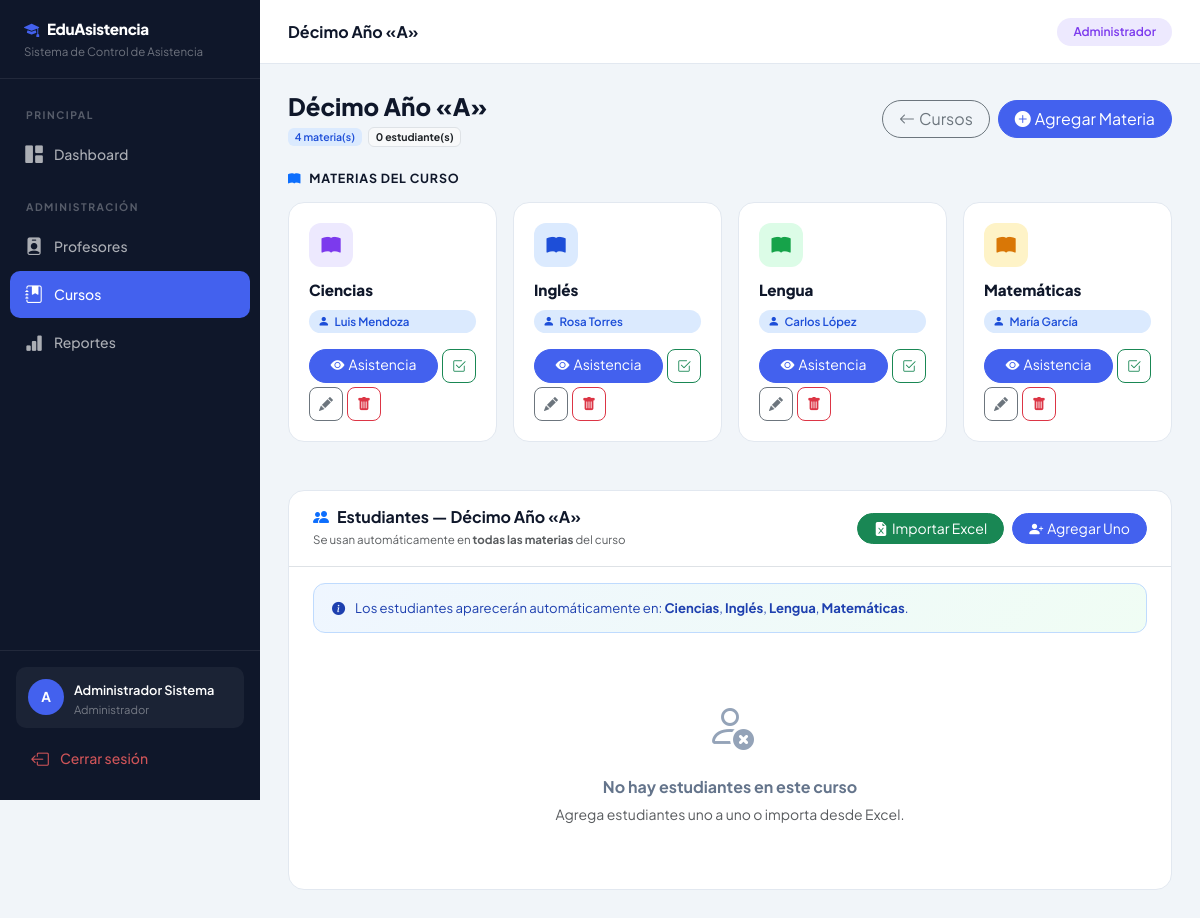
/cursos/1/ (signed in), run on the app's committed database.
### usuarios/models.py (models this page shows, shortened)
class Usuario(AbstractUser):
    ROLES = (
        ('admin', 'Administrador'),
        ('profesor', 'Profesor'),
    )
    rol = models.CharField(max_length=10, choices=ROLES, default='profesor')
    def es_admin(self):
        return self.rol == 'admin'

### cursos/models.py (models this page shows, shortened)
class Curso(models.Model):
    NIVELES = (
        ('10mo', 'Décimo Año'),
        ('1ro_bach', 'Primero de Bachillerato'),
        ('2do_bach', 'Segundo de Bachillerato'),
        ('3ro_bach', 'Tercero de Bachillerato'),
    )
    nivel    = models.CharField(max_length=20, choices=NIVELES, default='10mo')
    paralelo = models.CharField(max_length=5)   # A, B, C, D
    descripcion = models.TextField(blank=True)
    @property
    def nombre(self):
        return f"{self.get_nivel_display()} «{self.paralelo}»"
    def __str__(self):
        return self.nombre
    class Meta:
        verbose_name = 'Curso'
        verbose_name_plural = 'Cursos'
        ordering = ['nivel', 'paralelo']
        unique_together = ('nivel', 'paralelo')

class Materia(models.Model):
    nombre  = models.CharField(max_length=120)
    curso   = models.ForeignKey(Curso, on_delete=models.CASCADE, related_name='materias')
    profesor = models.ForeignKey(
        Usuario, on_delete=models.SET_NULL, null=True, blank=True,
        related_name='materias', limit_choices_to={'rol': 'profesor'}
    )
    class Meta:
        verbose_name = 'Materia'
        verbose_name_plural = 'Materias'
        ordering = ['nombre']
        unique_together = ('nombre', 'curso')

### cursos/views.py (the view)
# urls.py: path('cursos/<int:pk>/',                     views.detalle_curso,       name='detalle_curso'),
@login_required
def detalle_curso(request, pk):
    user = request.user
    curso = get_object_or_404(Curso, pk=pk)
    if user.es_admin():
        materias = curso.materias.select_related('profesor').all()
    else:
        materias = curso.materias.filter(profesor=user).select_related('profesor')
        if not materias.exists():
            messages.error(request, 'No tienes materias asignadas en este curso.')
            return redirect('lista_cursos')
    estudiantes = curso.estudiantes.all()
    import json
    materias_json = json.dumps([m.nombre for m in materias])
    return render(request, 'cursos/detalle_curso.html', {
        'curso':        curso,
        'materias':     materias,
        'estudiantes':  estudiantes,
        'materias_json': materias_json,
    })

### templates/cursos/detalle_curso.html (shortened to what this page needs)
{% extends 'base.html' %}
{% block page_title %}{{ curso }}{% endblock %}
{% block content %}
<div class="page-header">
    <div>
        <h4>{{ curso }}</h4>
        <p>
            <span class="badge badge-profesor me-1">{{ materias.count }} materia(s)</span>
            <span class="badge bg-light text-dark border">{{ estudiantes.count }} estudiante(s)</span>
        </p>
    </div>
    <div class="d-flex flex-wrap gap-2">
        <a href="{% url 'lista_cursos' %}" class="btn btn-outline-secondary rounded-pill px-3">
            <i class="bi bi-arrow-left me-1"></i>Cursos
        </a>
        {% if user.es_admin %}
        <a href="{% url 'crear_materia' curso.pk %}" class="btn btn-primary rounded-pill px-3">
            <i class="bi bi-plus-circle-fill me-1"></i>Agregar Materia
        </a>
        {% endif %}
    </div>
</div>
<h6 class="fw-bold mb-3" style="color:#0f172a;font-size:.78rem;text-transform:uppercase;letter-spacing:.8px">
    <i class="bi bi-book-fill me-2 text-primary"></i>Materias del Curso
</h6>
{% if materias %}
<div class="row g-3 mb-5">
    {% for mat in materias %}
    <div class="col-sm-6 col-lg-4 col-xl-3">
        <div class="materia-card">
            <div class="materia-icon mc-{% cycle '0' '1' '2' '3' '4' '5' '6' '7' %}">
                <i class="bi bi-book-fill"></i>
            </div>
            <div class="materia-nombre">{{ mat.nombre }}</div>
            {% if mat.profesor %}
            <span class="prof-chip"><i class="bi bi-person-fill"></i>{{ mat.profesor.get_full_name|default:mat.profesor.username }}</span>
            {% else %}
            <span class="prof-chip sin"><i class="bi bi-exclamation-triangle-fill"></i>Sin profesor</span>
            {% endif %}
            <div class="mt-auto pt-3 d-flex gap-1 flex-wrap">
                {% if user.es_admin or mat.profesor == user %}
                <a href="{% url 'detalle_materia' mat.pk %}" class="btn btn-primary btn-sm rounded-pill px-3 flex-fill">
                    <i class="bi bi-eye-fill me-1"></i>Asistencia
                </a>
                <a href="{% url 'tomar_asistencia' mat.pk %}" class="btn btn-outline-success btn-sm btn-icon" title="Tomar asistencia">
                    <i class="bi bi-check2-square"></i>
                </a>
                {% endif %}
                {% if user.es_admin %}
                <a href="{% url 'editar_materia' mat.pk %}" class="btn btn-outline-secondary btn-sm btn-icon" title="Editar"><i class="bi bi-pencil-fill"></i></a>
                <a href="{% url 'eliminar_materia' mat.pk %}" class="btn btn-outline-danger btn-sm btn-icon" title="Eliminar"><i class="bi bi-trash-fill"></i></a>
                {% endif %}
            </div>
        </div>
    </div>
    {% endfor %}
</div>
{% endif %}
{% if user.es_admin %}
<div class="table-card">
    <div class="d-flex align-items-center justify-content-between px-4 py-3 border-bottom flex-wrap gap-2">
        <div>
            <h6 class="fw-bold mb-0" style="color:#0f172a">
                <i class="bi bi-people-fill me-2 text-primary"></i>Estudiantes — {{ curso }}
            </h6>
            <small class="text-muted" style="font-size:.72rem">
                Se usan automáticamente en <strong>todas las materias</strong> del curso
            </small>
        </div>
        <div class="d-flex gap-2 flex-wrap">
            <button onclick="document.getElementById('modalExcel').style.display='flex'"
                    class="btn btn-success btn-sm rounded-pill px-3">
                <i class="bi bi-file-earmark-excel-fill me-1"></i>Importar Excel
            </button>
            <button onclick="toggleAgregar()" class="btn btn-primary btn-sm rounded-pill px-3" id="btnAgregar">
                <i class="bi bi-person-plus-fill me-1"></i>Agregar Uno
            </button>
        </div>
    </div>
    {% if materias.count > 0 %}
    <div class="px-4 pt-3">
        <div class="info-banner">
            <i class="bi bi-info-circle-fill"></i>
            <span>Los estudiantes aparecerán automáticamente en:
                {% for m in materias %}<strong>{{ m.nombre }}</strong>{% if not forloop.last %}, {% endif %}{% endfor %}.
            </span>
        </div>
    </div>
    {% endif %}
    <div class="px-4 pt-2">
    </div>
    {% if estudiantes %}
    <table class="table table-hover mt-2" id="tablaWrap">
        <thead>
            <tr><th>#</th><th>Estudiante</th><th>Cédula</th><th>Materias</th><th>Acciones</th></tr>
        </thead>
        <tbody id="tablaEstudiantes">
            {% for est in estudiantes %}
            <tr id="fila-{{ est.pk }}">
                <td class="text-muted">{{ forloop.counter }}</td>
                <td>
                    <div class="d-flex align-items-center gap-2">
                        <span class="est-avatar">{{ est.apellido|first|upper }}</span>
                        <strong style="font-size:.875rem">{{ est.apellido }}, {{ est.nombre }}</strong>
                    </div>
                </td>
                <td class="text-muted small">{{ est.cedula|default:"—" }}</td>
                <td>{% for m in materias %}<span class="badge badge-profesor me-1" style="font-size:.65rem">{{ m.nombre }}</span>{% empty %}<span class="text-muted small">—</span>{% endfor %}</td>
                <td>
                    <div class="d-flex gap-1">
                        <a href="{% url 'calendario_estudiante' est.pk %}" class="btn btn-sm btn-outline-success btn-icon" title="Calendario"><i class="bi bi-calendar3"></i></a>
                        <a href="{% url 'editar_estudiante' est.pk %}" class="btn btn-sm btn-outline-primary btn-icon" title="Editar"><i class="bi bi-pencil-fill"></i></a>
                        <a href="{% url 'eliminar_estudiante' est.pk %}" class="btn btn-sm btn-outline-danger btn-icon" title="Eliminar"><i class="bi bi-trash-fill"></i></a>
                    </div>
                </td>
            </tr>
            {% endfor %}
        </tbody>
    </table>
    {% else %}
    <div class="empty-state py-5" id="emptyState">
        <i class="bi bi-person-x"></i>
        <h6>No hay estudiantes en este curso</h6>
        <p class="small text-muted">Agrega estudiantes uno a uno o importa desde Excel.</p>
    </div>
    {% endif %}
</div>
{% endif %}
{% endblock %}

### templates/base.html (shortened to what this page needs)
<!DOCTYPE html>
<html lang="es">
<head>
    <link href="https://cdn.jsdelivr.net/npm/bootstrap@5.3.0/dist/css/bootstrap.min.css" rel="stylesheet">
    <link href="https://cdn.jsdelivr.net/npm/bootstrap-icons@1.11.0/font/bootstrap-icons.css" rel="stylesheet">
</head>
<body>
    <div class="sidebar" id="sidebar">
        <div class="sidebar-brand">
            <h5><i class="bi bi-mortarboard-fill me-2" style="color:var(--primary)"></i>EduAsistencia</h5>
            <small>Sistema de Control de Asistencia</small>
        </div>
        <div class="sidebar-nav mt-2">
            <div class="sidebar-section">Principal</div>
            <a href="{% url 'dashboard' %}" class="sidebar-link {% if request.resolver_match.url_name == 'dashboard' %}active{% endif %}">
                <i class="bi bi-grid-1x2-fill"></i> Dashboard
            </a>
            {% if user.es_admin %}
            <div class="sidebar-section">Administración</div>
            <a href="{% url 'lista_profesores' %}" class="sidebar-link {% if 'profesor' in request.resolver_match.url_name %}active{% endif %}">
                <i class="bi bi-person-badge-fill"></i> Profesores
            </a>
            <a href="{% url 'lista_cursos' %}" class="sidebar-link {% if 'curso' in request.resolver_match.url_name %}active{% endif %}">
                <i class="bi bi-journal-bookmark-fill"></i> Cursos
            </a>
            <a href="{% url 'reporte_asistencia' %}" class="sidebar-link {% if request.resolver_match.url_name == 'reporte_asistencia' %}active{% endif %}">
                <i class="bi bi-bar-chart-fill"></i> Reportes
            </a>
            {% else %}
            <div class="sidebar-section">Mis Cursos</div>
            <a href="{% url 'lista_cursos' %}" class="sidebar-link {% if 'curso' in request.resolver_match.url_name %}active{% endif %}">
                <i class="bi bi-journal-bookmark-fill"></i> Mis Cursos
            </a>
            {% endif %}
        </div>
        <div class="sidebar-footer">
            <div class="sidebar-user">
                <div class="user-avatar">{{ user.username|first|upper }}</div>
                <div class="user-info">
                    <span>{{ user.get_full_name|default:user.username }}</span>
                    <small>{{ user.get_rol_display }}</small>
                </div>
            </div>
            <a href="{% url 'logout' %}" class="sidebar-link mt-2" style="color:rgba(255,100,100,.8)">
                <i class="bi bi-box-arrow-left"></i> Cerrar sesión
            </a>
        </div>
    </div>
    <div class="main-content">
        <div class="topbar">
            <h6>{% block page_title %}{% endblock %}</h6>
            <div class="topbar-actions">
                <span class="badge badge-{{ user.rol }} px-3 py-2 rounded-pill">
                    {{ user.get_rol_display }}
                </span>
            </div>
        </div>
        <div class="page-content">
            {% block content %}{% endblock %}
        </div>
    </div>
</body>
</html>

### templates/base.html (style rules this page uses)
:root { --primary: #4361ee; --primary-dark: #3a56d4; --secondary: #7209b7; --success: #2ec4b6; --danger: #e63946; --warning: #ff9f1c; --sidebar-bg: #0f172a; --sidebar-width: 260px; --header-height: 64px; }
* { font-family: 'Plus Jakarta Sans', sans-serif; }
body { background: #f1f5f9; min-height: 100vh; }
.sidebar { position: fixed; top: 0; left: 0; width: var(--sidebar-width); height: 100vh; background: var(--sidebar-bg); display: flex; flex-direction: column; z-index: 1000; transition: transform .3s ease; overflow-y: auto; }
.sidebar-brand { padding: 20px 24px 16px; border-bottom: 1px solid rgba(255,255,255,.08); }
.sidebar-brand h5 { color: #fff; font-weight: 800; font-size: .95rem; margin: 0; letter-spacing: -.3px; }
.sidebar-brand small { color: rgba(255,255,255,.4); font-size: .72rem; }
.sidebar-section { padding: 20px 16px 8px; font-size: .65rem; font-weight: 700; text-transform: uppercase; letter-spacing: 1.5px; color: rgba(255,255,255,.3); }
.sidebar-nav { padding: 0 10px; }
.sidebar-link { display: flex; align-items: center; gap: 10px; padding: 10px 14px; border-radius: 10px; color: rgba(255,255,255,.65); text-decoration: none; font-size: .875rem; font-weight: 500; margin-bottom: 2px; transition: all .2s; }
.sidebar-link:hover, .sidebar-link.active { background: rgba(255,255,255,.1); color: #fff; }
.sidebar-link.active { background: var(--primary); color: #fff; }
.sidebar-link i { font-size: 1.1rem; width: 20px; text-align: center; }
.sidebar-footer { margin-top: auto; padding: 16px; border-top: 1px solid rgba(255,255,255,.08); }
.sidebar-user { display: flex; align-items: center; gap: 10px; padding: 10px 12px; border-radius: 10px; background: rgba(255,255,255,.05); }
.user-avatar { width: 36px; height: 36px; border-radius: 50%; background: var(--primary); color: #fff; display: flex; align-items: center; justify-content: center; font-weight: 700; font-size: .85rem; flex-shrink: 0; }
.user-info small { color: rgba(255,255,255,.4); font-size: .7rem; display: block; }
.user-info span { color: #fff; font-size: .8rem; font-weight: 600; }
.main-content { margin-left: var(--sidebar-width); min-height: 100vh; display: flex; flex-direction: column; }
.topbar { height: var(--header-height); background: #fff; border-bottom: 1px solid #e2e8f0; display: flex; align-items: center; padding: 0 28px; gap: 12px; position: sticky; top: 0; z-index: 100; }
.topbar h6 { margin: 0; font-weight: 700; font-size: 1rem; color: #0f172a; }
.topbar-actions { margin-left: auto; display: flex; align-items: center; gap: 8px; }
.page-content { padding: 28px; flex: 1; }
.table-card { background: #fff; border-radius: 16px; border: 1px solid #e2e8f0; overflow: hidden; }
.badge-admin { background: #ede9fe; color: #7c3aed; font-weight: 600; }
.badge-profesor { background: #dbeafe; color: #1d4ed8; font-weight: 600; }
.btn-primary { background: var(--primary); border-color: var(--primary); }
.btn-icon { width: 34px; height: 34px; padding: 0; display: inline-flex; align-items: center; justify-content: center; border-radius: 8px; }
.page-header { display: flex; align-items: center; justify-content: space-between; margin-bottom: 24px; }
.page-header h4 { font-weight: 800; color: #0f172a; margin: 0; }
.page-header p { color: #64748b; font-size: .875rem; margin: 4px 0 0; }
.empty-state { text-align: center; padding: 60px 20px; color: #94a3b8; }
.empty-state i { font-size: 3rem; margin-bottom: 16px; display: block; }
.empty-state h6 { font-weight: 700; color: #64748b; }

### templates/cursos/detalle_curso.html (style rules this page uses)
.materia-card { background:#fff; border:1px solid #e2e8f0; border-radius:16px; padding:20px; transition:box-shadow .2s,transform .2s; height:100%; display:flex; flex-direction:column; }
.materia-icon { width:44px;height:44px;border-radius:12px;display:flex;align-items:center;justify-content:center;font-size:1.2rem;margin-bottom:12px; }
.materia-nombre { font-size:.95rem;font-weight:800;color:#0f172a;margin-bottom:8px; }
.prof-chip { display:inline-flex;align-items:center;gap:5px;font-size:.72rem;font-weight:600;color:#1d4ed8;background:#dbeafe;padding:3px 9px;border-radius:20px; }
.mc-0 { background:#ede9fe;color:#7c3aed }
.mc-1 { background:#dbeafe;color:#1d4ed8 }
.mc-2 { background:#dcfce7;color:#16a34a }
.mc-3 { background:#fef3c7;color:#d97706 }
.info-banner { background:linear-gradient(135deg,#eff6ff,#f0fdf4);border:1px solid #bfdbfe;border-radius:12px;padding:14px 18px;font-size:.82rem;color:#1e40af;display:flex;align-items:flex-start;gap:10px; }

### data on the page
Usuario: username|first "A", get_full_name "Administrador Sistema", rol "Administrador"
Curso: nivel+paralelo "Décimo Año «A»", count "0"
Materia: nombre "Ciencias", profesor.get_full_name "Luis Mendoza"
Materia: nombre "Inglés", profesor.get_full_name "Rosa Torres"
Materia: nombre "Lengua", profesor.get_full_name "Carlos López"
Materia: nombre "Matemáticas", profesor.get_full_name "María García"

### other printed values
{{ materias.count }} "4"
